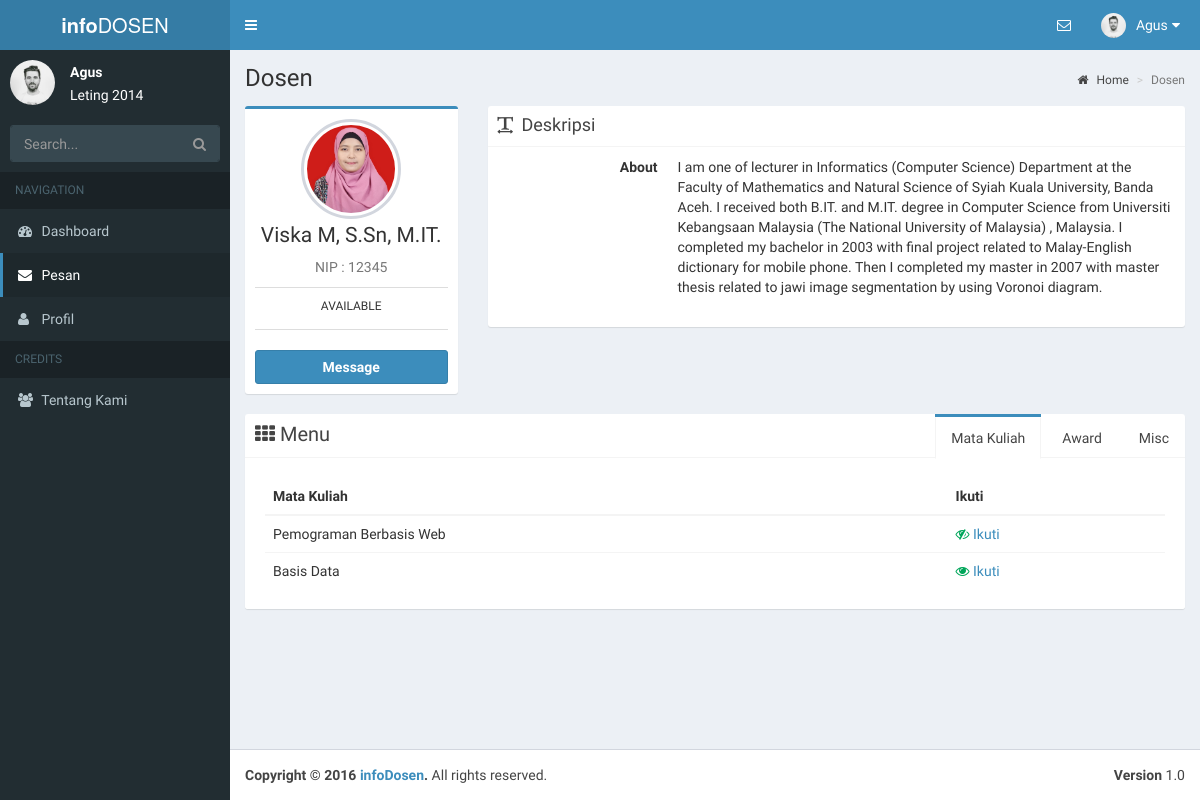
The app's page /mahasiswa/dosen.php?nip=12345 (signed in) with its own data.
### tables this page shows
CREATE TABLE `mahasiswa` (
  `nim` varchar(20) NOT NULL,
  `password` varchar(30) NOT NULL,
  `nama` varchar(50) NOT NULL,
  `nohp` varchar(255) NOT NULL,
  `jeniskelamin` varchar(255) NOT NULL,
  `jurusan` varchar(255) NOT NULL,
  `email` varchar(255) NOT NULL,
  `tanggallahir` date NOT NULL,
  `foto` varchar(255) NOT NULL,
  `deskripsi` text NOT NULL,
  `statusmhs` varchar(255) NOT NULL
);

CREATE TABLE `dosen` (
  `nip` varchar(20) NOT NULL,
  `password` varchar(255) NOT NULL,
  `nama` varchar(30) NOT NULL,
  `gender` varchar(255) NOT NULL,
  `email` varchar(255) NOT NULL,
  `foto` varchar(30) NOT NULL,
  `deskripsi` text NOT NULL,
  `about` text NOT NULL,
  `award` text NOT NULL,
  `misc` text NOT NULL,
  `status` varchar(255) NOT NULL
);

CREATE TABLE `matakuliah` (
  `idpelajaran` int(11) NOT NULL,
  `nama` varchar(255) NOT NULL,
  `pengajar` varchar(255) NOT NULL,
  `pesandosen` text NOT NULL,
  `tanggaldosen` date NOT NULL,
  `komting` varchar(30) NOT NULL,
  `pesankomting` text NOT NULL,
  `tanggalkomting` date NOT NULL
);

### session.php (called while the page is built, shortened)
<?php
if(!isset($_SESSION['user'])||!isset($_SESSION['level'])){
	header('Location: login.php');
}
else{
	$connection = mysql_connect("localhost", "root", "");
	$userCheck = $_SESSION['user'];
	if($_SESSION['level']=="mahasiswa"){
		$ses_sql=mysql_query("select * from mahasiswa where nim='$userCheck'", $connection);
	}
	else if ($_SESSION['level']=="dosen") {
		$ses_sql=mysql_query("select * from dosen where nip='$userCheck'", $connection);
	}
	$userOnSession = mysql_fetch_assoc($ses_sql);
}
?>

### mahasiswa/dosen.php (the view, shortened to what this page needs)
<?php
include "../session.php";
$nip=$_GET['nip'];
$user=$userOnSession;
$sqla=mysql_query("select * from dosen where nip='".$nip."'");
$dosen=mysql_fetch_assoc($sqla);
?>
<!DOCTYPE html>
<html>
<head>
  <link rel="stylesheet" href="../bootstrap/css/bootstrap.min.css">
  <link rel="stylesheet" href="../dist/css/font-awesome.min.css">
  <link rel="stylesheet" href="https://cdnjs.cloudflare.com/ajax/libs/ionicons/2.0.1/css/ionicons.min.css">
  <link rel="stylesheet" href="../dist/css/style.css">
  <link rel="stylesheet" href="../dist/css/AdminLTE.min.css">
  <link rel="stylesheet" href="../dist/css/skins/_all-skins.min.css">
  <link rel="stylesheet" href="../plugins/iCheck/flat/blue.css">
  <link rel="stylesheet" href="../plugins/morris/morris.css">
  <link rel="stylesheet" href="../plugins/jvectormap/jquery-jvectormap-1.2.2.css">
  <link rel="stylesheet" href="../plugins/datepicker/datepicker3.css">
  <link rel="stylesheet" href="../plugins/daterangepicker/daterangepicker-bs3.css">
  <link rel="stylesheet" href="../plugins/bootstrap-wysihtml5/bootstrap3-wysihtml5.min.css">
  <link rel="stylesheet" href="../plugins/iCheck/flat/blue.css">
</head>
<body class="hold-transition skin-blue sidebar-mini">
<div class="wrapper">
  <header class="main-header">
    <a href="index.php" class="logo">
      <span class="logo-lg"><b>info</b>DOSEN</span>
    </a>
    <nav class="navbar navbar-static-top">
      <a href="#" class="sidebar-toggle" data-toggle="offcanvas" role="button">
      </a>
      <div class="navbar-custom-menu">
        <ul class="nav navbar-nav">
          <li class="dropdown messages-menu">
            <a href="#" class="dropdown-toggle" data-toggle="dropdown">
              <i class="fa fa-envelope-o"></i>
            </a>
          </li>
          <li class="dropdown user user-menu">
            <a href="#" class="dropdown-toggle" data-toggle="dropdown">
              <img src="../assets/images/<?php echo $user['foto'] ?>" class="user-image" alt="User Image">
              <span class="hidden-xs"><?php echo $user['nama'];?></span>
              <i class="fa fa-sort-down pull-right"></i>
            </a>
          </li>
        </ul>
      </div>
    </nav>
  </header>
  <aside class="main-sidebar">
    <section class="sidebar">
      <div class="user-panel">
        <div class="pull-left image">
          <img src="../assets/images/<?php echo $user['foto'] ?>" class="img-circle" alt="User Image">
        </div>
        <div class="pull-left info">
          <p><?php echo $user['nama'];?></p>
          <?php echo $user['deskripsi'];?>
        </div>
      </div>
      <form action="cari.php" method="get" class="sidebar-form">
        <div class="input-group">
          <input type="text" name="dosen" class="form-control" placeholder="Search...">
              <span class="input-group-btn">
                <button type="submit" id="search-btn" class="btn btn-flat"><i class="fa fa-search"></i>
                </button>
              </span>
        </div>
      </form>
      <ul class="sidebar-menu">
        <li class="header">NAVIGATION</li>
        <li class="treeview">
          <a href="index.php">
            <i class="fa fa-dashboard"></i>
            <span>Dashboard</span>
          </a>
        </li>
        <li class="active treeview">
          <a href="mailbox.php">
            <i class="fa fa-envelope"></i>
            <span>Pesan</span>
          </a>
        </li>
        <li class="treeview">
          <a href="profil.php">
            <i class="fa fa-user"></i>
            <span>Profil</span>
          </a>
        </li>
        <li class="header">CREDITS</li>
        <li><a href="aboutus.php"><i class="fa fa-users"></i> <span>Tentang Kami</span></a></li>
      </ul>
    </section>
  </aside>
  <div class="content-wrapper">
    <section class="content-header">
      <h1>
        Dosen
      </h1>
      <ol class="breadcrumb">
        <li><a href="#"><i class="fa fa-home"></i> Home</a></li>
        <li class="active">Dosen</li>
      </ol>
    </section>
    <section class="content">
      <div class="row">
        <div class="col-md-3">
          <div class="box box-primary">
            <div class="box-body box-profile">
              <img class="profile-user-img img-responsive img-circle" src="../assets/images/<?php echo $dosen['foto'] ?>" alt="User profile picture">
              <h3 class="profile-username text-center"><?php echo $dosen['nama'] ?></h3>
              <p class="text-muted text-center">NIP : <?php echo $dosen['nip'] ?></p>
              <ul class="list-group list-group-unbordered">
                <li class="list-group-item">
                   <div class="knob-label">  <?php echo $dosen['status'] ?></div>
                </li>
              </ul>
              <a href="pesanbaru.php?ke=<?php echo $dosen['nip'] ?>" class="btn btn-primary btn-block"><b>Message</b></a>
            </div>
          </div>
        </div>
          <div class="col-md-9">
          <div class="box box-solid">
            <div class="box-header with-border">
              <i class="fa fa-text-width"></i>
              <h3 class="box-title">Deskripsi</h3>
            </div>
            <div class="box-body">
              <dl class="dl-horizontal">
                <dt>About</dt>
                <dd><?php echo $dosen['about'] ?></dd>
              </dl>
            </div>
          </div>
        </div>
        <div class="col-md-12">
          <div class="nav-tabs-custom">
            <ul class="nav nav-tabs pull-right">
              <li><a href="#tab_1-1" data-toggle="tab">Misc</a></li>
              <li><a href="#tab_2-2" data-toggle="tab">Award</a></li>
                <li class="active"><a href="#tab_3-2" data-toggle="tab">Mata Kuliah</a></li>
                <li class="pull-left header"><i class="fa fa-th"></i>Menu</li>
            </ul>
            <div class="tab-content">
              <div class="tab-pane active" id="tab_3-2">
            <div class="box-body">
              <div class="table-responsive">
                <table class="table no-margin">
                  <thead>
                  <tr>
                    <th>Mata Kuliah</th>
                    <th>Ikuti</th>
                  </tr>
                  </thead>
                  <tbody>
                  <?php
                    $sqla=mysql_query("select * from matakuliah where pengajar='".$dosen['nip']."'");
                    while($matakuliah=mysql_fetch_array($sqla)){
                      echo '
                      <tr id="'.$matakuliah['idpelajaran'].'">
                        <td>'.$matakuliah['nama'].'</td>
                        <td id="'.$user['nim'].'" class="haha-star"><a href="#">';
                      $statussubscribe=mysql_query("select * from subscribe where pelajaran='".$matakuliah['idpelajaran']."' AND nim='".$user['nim']."'");
                      if(mysql_num_rows($statussubscribe)==0){
                        echo '<i class="fa fa-eye text-green"></i> Ikuti';
                      }
                      else{
                        echo '<i class="fa fa-eye-slash text-green"></i> Ikuti';
                      }
                      echo '
                        </a></td>
                      </tr>';
                    }
                  ?>
                  </tbody>
                </table>
              </div>
              </div>
            </div>
          </div>
        </div>
      </div>
    </div>
    </section>
  </div>
  <footer class="main-footer">
    <div class="pull-right hidden-xs">
      <b>Version</b> 1.0
    </div>
    <strong>Copyright &copy; 2016 <a href="#">infoDosen</a>.</strong> All rights reserved.
  </footer>
</div>
</body>
</html>

### records on screen
mahasiswa: foto (picture), nama "Agus", deskripsi "Leting 2014"
dosen: foto (picture), nama "Viska M, S.Sn, M.IT.", nip "12345", status "AVAILABLE", about "I am one of lecturer in Informatics (Computer Science) Department at the Faculty of Mathematics and Natural Science of Syiah Kuala University, Banda Aceh. I received both B.IT. and M.IT. degree in Computer Science from Universiti Kebangsaan Malaysia (The National University of Malaysia) , Malaysia. I completed my bachelor in 2003 with final project related to Malay-English dictionary for mobile phone. Then I completed my master in 2007 with master thesis related to jawi image segmentation by using Voronoi diagram."
matakuliah: nama "Pemograman Berbasis Web", shows "Ikuti"
matakuliah: nama "Basis Data", shows "Ikuti"
